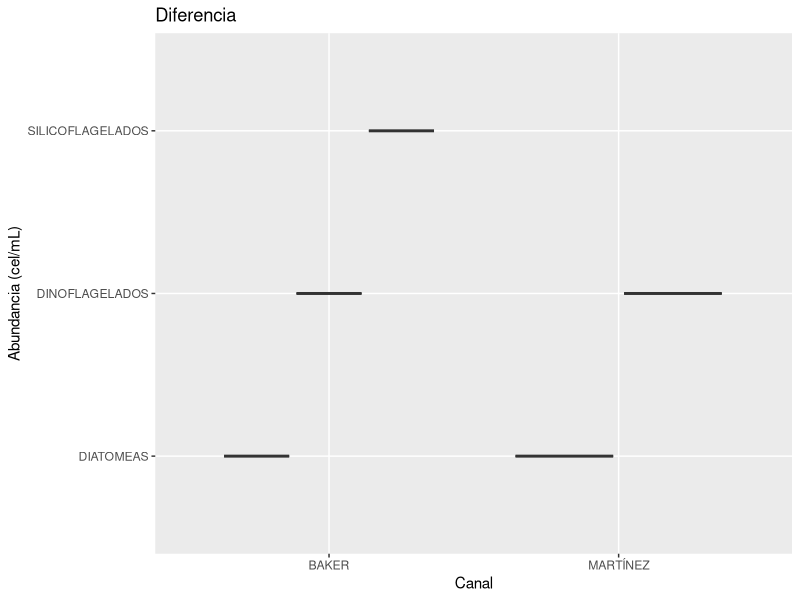
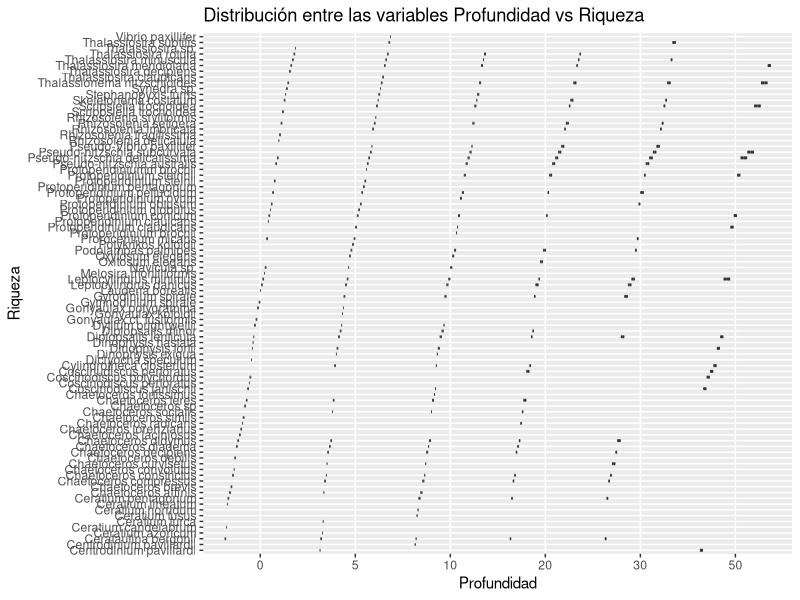

Source code (R) for these figures, in order:
## ---- chunk 1
knitr::opts_chunk$set(echo = FALSE)
#Cargar las librerías asociadas al trabajo de los datos
library(readxl)
library(graphics)
library(psych)
library(stats)
library(dplyr)
library(tidyr)
library(ggplot2)
## ---- chunk 2
#Montando la base de datos necesaria para realizar el análisis exploratorio
dat <- read_excel("BD_FITO_DIATOMEAS.xlsx")
#Debido a que al parecer es un real problema tener muchas observaciones en 0, cosa que para usar PRIMER si era muy útil, procederé a borrar aquellos registros que tengan abundancia ">0"
df2<-subset(dat, ABUNDANCIA!="0")
df2
## ---- chunk 3
#Haciendo las respectivas transformaciones a factor
df2$CANAL <- as.factor(df2$CANAL)
df2$ESTACIÓN <- as.factor(df2$ESTACIÓN)
df2$ESPECIE <- as.factor(df2$ESPECIE)
df2$PROFUNDIDAD <- as.factor(df2$PROFUNDIDAD)
df2$TIPO <- as.factor(df2$TIPO)
## ---- chunk 4
summary(df2)
head(df2)
str(df2)
## ---- chunk 5
#Además, lo que quiero es que muestre más que abundancia, riqueza por CANAL
df2%>%
ggplot(aes(x= CANAL,y=TIPO,fill= CANAL))+
geom_boxplot()+
theme(legend.position="none")+
labs(x="Canal",y="Abundancia (cel/mL)",
title= "Diferencia ")
## ---- chunk 6
#Me gustaría que este gráfico mostrase, en un boxplot, la diferencia en riqueza entre una profundidad y otra, de los dos canales.  Creo debo crear nuevos elementos para que resulte.
df2%>% 
  ggplot(aes(x=PROFUNDIDAD,y=ESPECIE,fill=CANAL))+
      geom_boxplot()+
     theme(legend.position="none")+
     labs(x="Profundidad",y="Riqueza",
          title="Distribución entre las variables Profundidad vs Riqueza")
## ---- chunk 7
Tabla_abu <- df2 %>% group_by(CANAL,PROFUNDIDAD,TIPO) %>% summarise(mean = mean(ABUNDANCIA), sd = sd(ABUNDANCIA), n=n())

knitr::kable(Tabla_abu, caption = "Tabla 1. Resumen de la abundancia de fitoplancton, por canal y profundidad")
